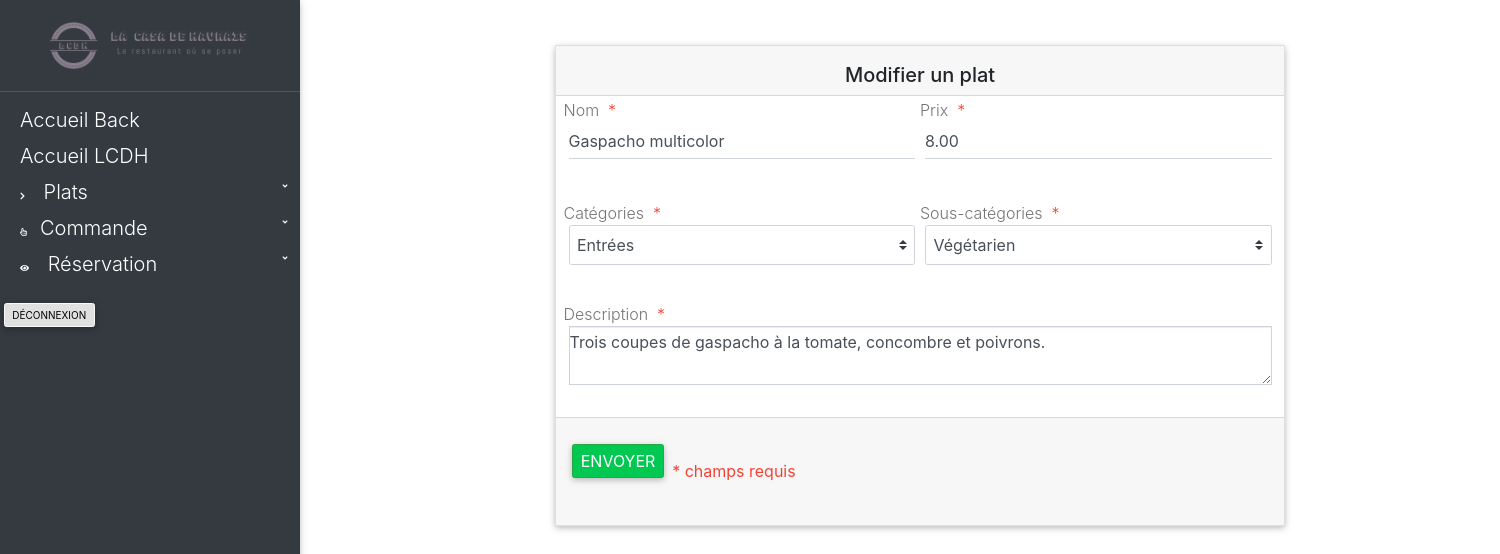
Page /back/modifier-plats.php?id=1 on the earlier database version.
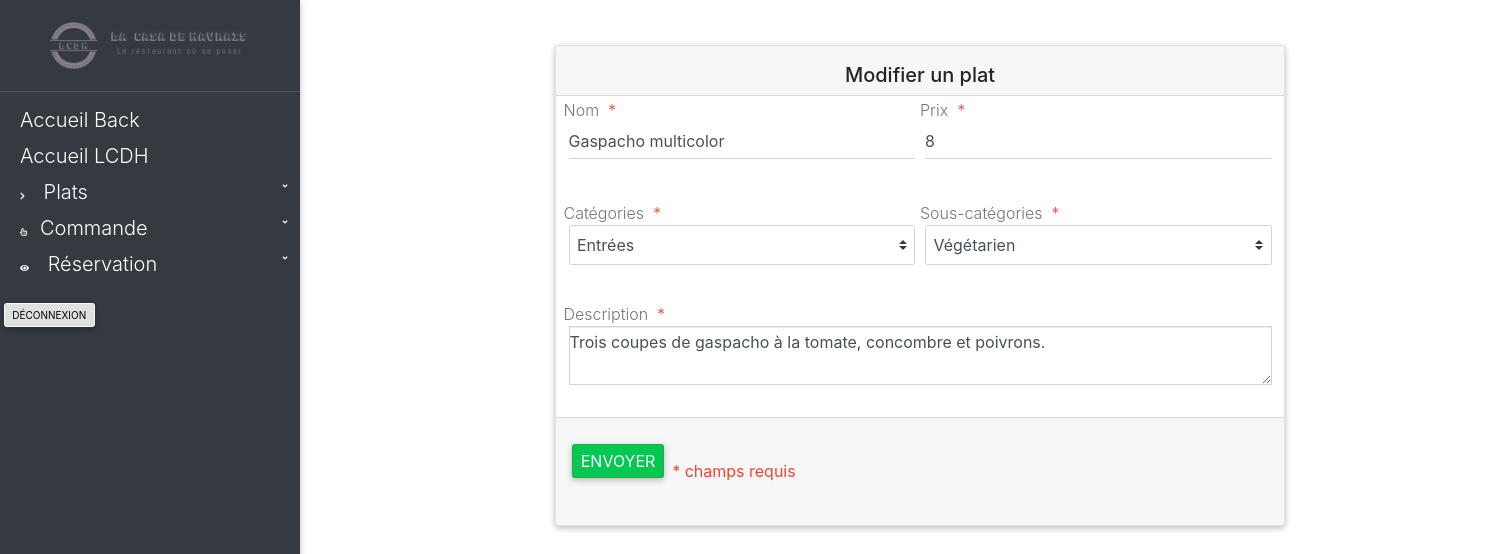
Same page on the later database version.
### tables this page shows
CREATE TABLE IF NOT EXISTS `lcdh_dishes` (
  `dishes_id` int(11) NOT NULL AUTO_INCREMENT,
  `dishes_name` varchar(50) NOT NULL,
  `dishes_description` text NOT NULL,
  `dishes_price` float NOT NULL,
  `categories_id` int(11) NOT NULL,
  `subCategories_id` int(11) NOT NULL,
  PRIMARY KEY (`dishes_id`),
  KEY `LCDH_dishes_LCDH_categories_FK` (`categories_id`),
  KEY `LCDH_dishes_LCDH_subCategories0_FK` (`subCategories_id`)
);

CREATE TABLE IF NOT EXISTS `lcdh_categories` (
  `categories_id` int(11) NOT NULL AUTO_INCREMENT,
  `categories_name` varchar(50) NOT NULL,
  PRIMARY KEY (`categories_id`)
);

CREATE TABLE IF NOT EXISTS `lcdh_subcategories` (
  `subCategories_id` int(11) NOT NULL AUTO_INCREMENT,
  `subCategories_name` varchar(50) NOT NULL,
  PRIMARY KEY (`subCategories_id`)
);

### controllers/controllerModifier-plats.php (called while the page is built, shortened)
<?php
    require_once '../models/database.php';
    require_once '../models/modelPlats.php';
    $dishesOBJ = new dishes();
    if (isset($_GET['id'])) {
        $dishesOBJ->dishes_id = $_GET['id'];
        $dishes = $dishesOBJ->displayDishes();
    }
    $arrayCat = $dishesOBJ->listCat();
    $arraySousCat = $dishesOBJ->listSubCat();
    $updateSuccess = false;
?>

### models/database.php (called while the page is built, shortened)
<?php
    class database {
        public function __construct() {
            try {
                $db_config = array();
                $db_config['SGBD'] = 'mysql';
                $db_config['HOST'] = 'localhost';
                $db_config['DB_NAME'] = 'resto_lacasadehavrais';
                $db_config['USER'] = 'root';
                $db_config['PASSWORD'] = '';
                $db_config['OPTIONS'] = array(
                    PDO::ATTR_ERRMODE => PDO::ERRMODE_EXCEPTION,
                    PDO::ATTR_ERRMODE => PDO::ERRMODE_WARNING
                );
                $this->database = new PDO($db_config['SGBD'].':host='.$db_config['HOST'].';dbname='.$db_config['DB_NAME'].';charset=UTF8', $db_config['USER'], $db_config['PASSWORD']);
            } catch (Exception $error) {
                die('Erreur : '.$error->getMessage());
            }
        }
    }
?>

### models/modelPlats.php (called while the page is built, shortened)
<?php
    class dishes extends database {
        public $dishes_id;
        function listCat() {
            $sql = $this->database->prepare('SELECT * FROM `lcdh_categories`');
            $sql->execute();
            $result = $sql->fetchAll(PDO::FETCH_OBJ);
            return $result;
        }
        function listSubCat() {
            $sql = $this->database->query('SELECT * FROM `lcdh_subCategories`');
            $result = $sql->fetchAll(PDO::FETCH_OBJ);
            return $result;
        }
        function displayDishes() {
            $sql = $this->database->prepare('
                SELECT `dishes_id`, `dishes_name`, `dishes_description`, `dishes_price`, `categories_name`, `subCategories_name`, `lcdh_dishes`.`categories_id`, `lcdh_dishes`.`subCategories_id`
                FROM `lcdh_dishes`
                INNER JOIN `lcdh_categories` ON `lcdh_categories`.`categories_id` = `lcdh_dishes`.`categories_id`
                INNER JOIN `lcdh_subcategories` ON `lcdh_subcategories`.`subcategories_id` = `lcdh_dishes`.`subcategories_id`
                WHERE `dishes_id` = :id
            ');
            $sql->bindValue(':id', $this->dishes_id, PDO::PARAM_INT);
            $sql->execute();
            $data = $sql->fetch(PDO::FETCH_OBJ);
            return $data;
        }
    }
?>

### back/modifier-plats.php (the view, shortened to what the changed rows need)
<?php require_once '../controllers/controllerModifier-plats.php'; ?>
<?php include 'header_back.php'; ?>
<div class="container marginTop" id="margModifPlats">
    <div class="row justify-content-center">
        <div class="col-md-8">
            <?php if ($updateSuccess) { ?>
                <p>Plats bien modifié !</p>
                <a href="listPlats.php" class="btn btn-primary btnHomeBack">Retour à la liste des plats</a>
            <?php } else { ?>
                <form class="form" name="form" id="dishesForm" method="post" enctype="multipart/form-data">
                    <div class="card" id="updateDishes">
                        <div class="card-header headerCard" role="tab" id="heading1" align="center">
                            <h2 class="mb-0 mt-3">Modifier un plat</h2>
                        </div>
                        <div class="card-body pt-0 lighten-1">
                            <div class="form-row" id="modifNamePrice">
                                <div class="md-form col-md-6">
                                    <label for="inputNameDishes">Nom&nbsp;
                                        <span class="red-text">* <?= isset($arrayError['nameDishiesErr']) ? $arrayError['nameDishiesErr'] : ''; ?></span>
                                    </label>
                                    <input class="form-control" id="inputNameDishes" type="text" name="inputNameDishes" value="<?= isset($_POST['inputNameDishes']) ? $_POST['inputNameDishes'] : $dishes->dishes_name ?>" />
                                </div>
                                <div class="md-form col-md-6">
                                    <label for="inputPrice">Prix&nbsp;
                                        <span class="red-text">* <?= isset($arrayError['priceErr']) ? $arrayError['priceErr'] : ''; ?></span>
                                    </label>
                                    <input class="form-control" id="inputPrice" type="text" name="inputPrice" value="<?= isset($_POST['inputPrice']) ? $_POST['inputPrice'] : $dishes->dishes_price ?>" />
                                </div>
                            </div>
                            <div class="form-row">
                                <div class="md-form col-md-6">
                                    <label for="selectCat">Catégories&nbsp;
                                        <span class="red-text">* <?= isset($arrayError['catErr']) ? $arrayError['catErr'] : ''; ?></span>
                                    </label>
                                </div>
                                <div class="md-form col-md-6">
                                    <label for="selectSubCat">Sous-catégories&nbsp;
                                        <span class="red-text">* <?= isset($arrayError['subCatErr']) ? $arrayError['subCatErr'] : ''; ?></span>
                                    </label>
                                </div>
                            </div>
                            <div class="form-row ">
                                <div class="md-form col-md-6">
                                    <select class="browser-default custom-select" id="selectCat" name="selectCat">
                                        <?php foreach ($arrayCat as $cat) { ?>
                                            <option value="<?= $cat->categories_id ?>" <?= $cat->categories_id == $dishes->categories_id ? 'selected' : '' ?>><?= $cat->categories_name ?></option>
                                        <?php } ?>
                                    </select>
                                </div>
                                <div class="md-form col-md-6">
                                    <select class="browser-default custom-select" id="selectSubCat" name="selectSubCat">
                                        <?php foreach ($arraySousCat as $sousCat) { ?>
                                            <option value="<?= $sousCat->subCategories_id ?>" <?= $sousCat->subCategories_id == $dishes->subCategories_id ? 'selected' : '' ?>><?= $sousCat->subCategories_name ?></option>
                                        <?php } ?>
                                    </select>
                                </div>
                            </div>
                            <div class="form-row ">
                                <div class="md-form col-md-12">
                                    <label for="inputDesc">Description&nbsp;
                                        <span class="red-text">* <?= isset($arrayError['descErr']) ? $arrayError['descErr'] : ''; ?></span>
                                    </label>
                                </div>
                            </div>
                            <div class="form-row ">
                                <div class="md-form col-md-12">
                                    <textarea class="form-control" id="inputDesc" name="inputDesc" /><?= isset($_POST['inputDesc']) ? $_POST['inputDesc'] : $dishes->dishes_description; ?></textarea>
                                </div>
                            </div>
                        </div>
                        <div class="card-footer" role="tab" id="footing1">
                            <div class="form-row">
                                <div class="md-form col-md-12">
                                    <button type="submit" name="submit" class="btn btn-success validate">Envoyer</button>
                                    <span class="red-text" id="requiredField">* champs requis</span>
                                </div>
                            </div>
                        </div>
                    </div>
                </div>
            <?php } ?>
        </div>
    </div>
<?php include 'footer_back.php'; ?>

Differences in the rows shown:
changed lcdh_dishes "Gaspacho multicolor": inputPrice "8.00" → "8"
